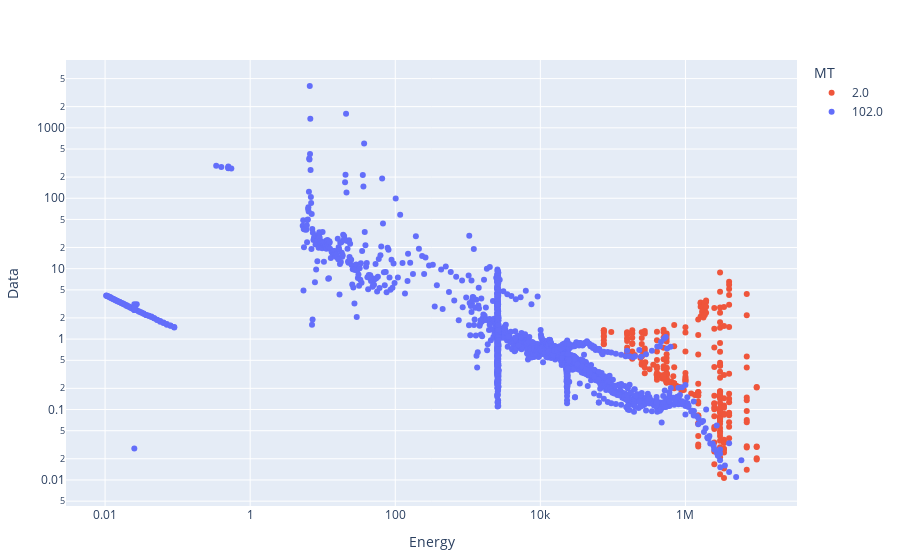

Notebook code for this chart:
### Markdown cell above
Click the legend to view different MTs :)

### Code cell
df = read_exfor_file(file_path, [2, 102])
fig = PlotlyJS.plot(df, x=:Energy, y=:Data, color=:MT, text=:ReferYY,
                mode="markers", Layout(yaxis_type="log", xaxis_type="log"))

### Figure 1 — Plotly figure (JSON) as saved in the notebook; plotly's stock layout.template omitted (floating-point values rounded to 4 significant figures; data arrays with more than 128 entries replaced by an {"elided": "..."} marker saying what was removed)
{"data": [{"legendgroup": "2.0", "marker": {"color": "#EF553B"}, "mode": "markers", "name": "2.0", "showlegend": true, "text": {"elided": "496 str values"}, "type": "scatter", "x": {"elided": "496 mixed values"}, "xaxis": "x", "y": {"elided": "496 mixed values"}, "yaxis": "y"}, {"legendgroup": "102.0", "marker": {"color": "#636efa"}, "mode": "markers", "name": "102.0", "showlegend": true, "text": {"elided": "2006 str values"}, "type": "scatter", "x": {"elided": "2006 mixed values"}, "xaxis": "x", "y": {"elided": "2006 mixed values"}, "yaxis": "y"}], "layout": {"legend": {"title": {"text": "MT"}, "tracegroupgap": 0}, "margin": {"b": 50, "l": 50, "r": 50, "t": 60}, "xaxis": {"title": {"text": "Energy"}, "type": "log"}, "yaxis": {"title": {"text": "Data"}, "type": "log"}}}
